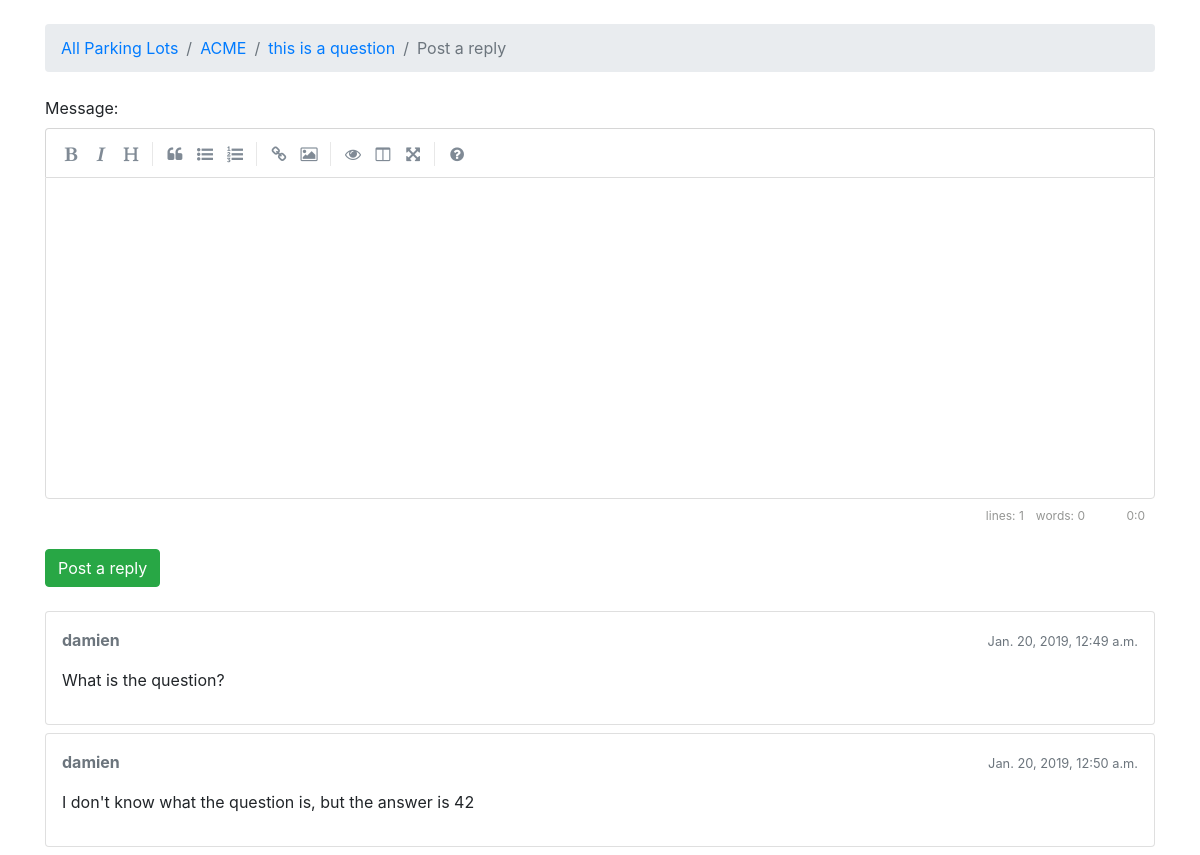
Screenshot of /lots/acme/questions/1/post_comment/ with the database file from the repository.
### lot/models.py (models this page shows, shortened)
class Question(models.Model):
    subject = models.CharField(max_length=255)
    last_updated = models.DateTimeField(auto_now_add=True)
    lot = models.ForeignKey(Lot, related_name='questions',
                            on_delete=models.CASCADE)
    starter = models.ForeignKey(User, related_name='questions',
                                on_delete=models.CASCADE)
    views = models.PositiveIntegerField(default=0)

class Lot(models.Model):
    group_name = models.CharField(max_length=30, unique=True)
    description = models.CharField(max_length=100)
    location = models.CharField(max_length=100)
    start_date = models.DateField(null=True)
    end_date = models.DateField(null=True)
    slug = models.SlugField(unique=True)
    timezone = models.CharField(max_length=100, choices=TIMEZONE_CHOICES,
                                default='America/Los_Angeles')

class Post(models.Model):
    message = models.TextField(max_length=4000)
    question = models.ForeignKey(Question, related_name='posts',
                                 on_delete=models.CASCADE)
    created_at = models.DateTimeField(auto_now_add=True)
    updated_at = models.DateTimeField(null=True)
    created_by = models.ForeignKey(User, related_name='posts',
                                   on_delete=models.CASCADE)
    updated_by = models.ForeignKey(User, null=True, related_name='+',
                                   on_delete=models.CASCADE)
    def get_message_as_markdown(self):
        return mark_safe(markdown(self.message, safe_mode='escape'))

### lot/views.py (the view)
# urls.py: path('lots/<slug:lot_id>/questions/<int:question_pk>/post_comment/',
def post_comment(request, lot_id, question_pk):
    question = get_object_or_404(Question, lot__slug=lot_id, pk=question_pk)
    user = User.objects.first()
    if request.method == 'POST':
        form = PostForm(request.POST)
        if form.is_valid():
            post = form.save(commit=False)
            post.question = question
            post.created_by = user
            post.save()
            question.last_updated = timezone.now()
            question.save()
            return redirect('question_comments', lot_id=lot_id,
                            question_pk=question_pk)
    else:
        form = PostForm()
    return render(request, 'post_comment.html', {'question': question, 'form':
                                                 form})

### templates/post_comment.html (shortened to what this page needs)
{% extends 'base.html' %}
{% load static %}
{% block stylesheet %}
  <link rel="stylesheet" href="{% static 'css/simplemde.min.css' %}">
{% endblock %}
{% block breadcrumb %}
  <li class="breadcrumb-item"><a href="{% url 'list_lots' %}">All Parking Lots</a></li>
  <li class="breadcrumb-item"><a href="{% url 'list_questions' question.lot.slug %}">{{ question.lot.group_name }}</a></li>
  <li class="breadcrumb-item"><a href="{% url 'question_comments' question.lot.slug question.pk %}">{{ question.subject }}</a></li>
  <li class="breadcrumb-item active">Post a reply</li>
{% endblock %}
{% block content %}
  <form method="post" class="mb-4" novalidate>
    {% include 'includes/form.html' %}
    <button type="submit" class="btn btn-success">Post a reply</button>
  </form>
  {% for post in question.posts.all %}
    <div class="card mb-2">
      <div class="card-body p-3">
        <div class="row mb-3">
          <div class="col-6">
            <strong class="text-muted">{{ post.created_by.username }}</strong>
          </div>
          <div class="col-6 text-right">
            <small class="text-muted">{{ post.created_at }}</small>
          </div>
        </div>
        {{ post.get_message_as_markdown }}
      </div>
    </div>
  {% endfor %}
{% endblock %}

### rows the page displays
Question: lot.group_name "ACME", subject "this is a question"
Post: created_by.username "damien", created_at "Jan. 20, 2019, 12:49 a.m.", get_message_as_markdown "What is the question?"
Post: created_by.username "damien", created_at "Jan. 20, 2019, 12:50 a.m.", get_message_as_markdown "I don't know what the question is, but the answer is 42"

### other values shown
{{ field.label_tag }} "Message:"
